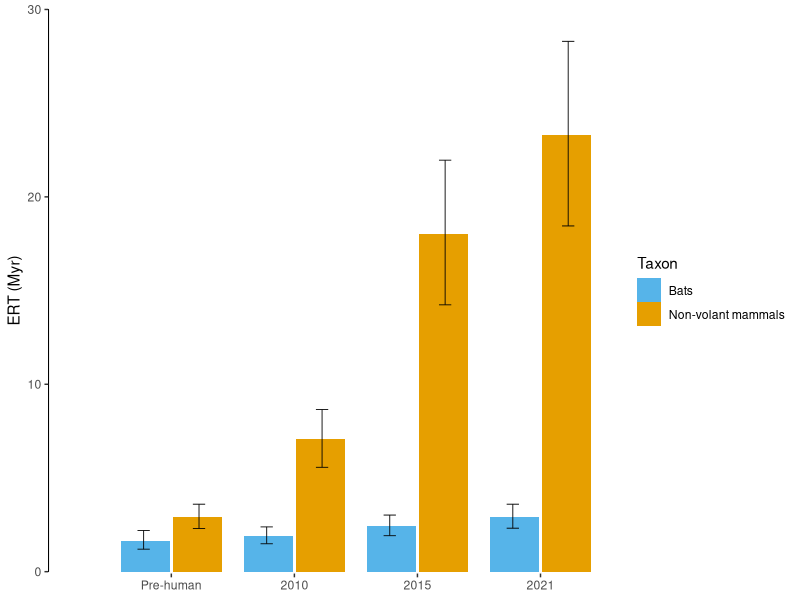
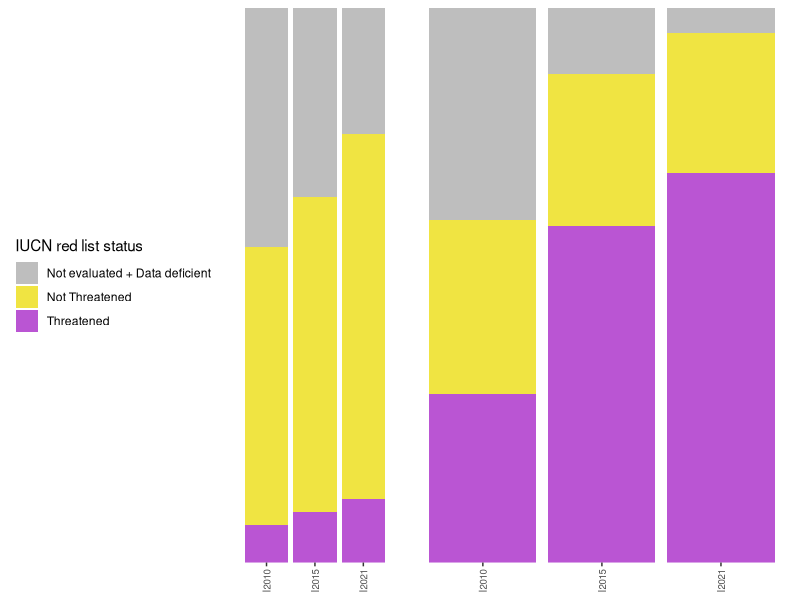

These charts were generated, in order, by the following R code:
rm(list=ls())
library(ggplot2)
library(tidyverse)
library(ggsci)
library(gridExtra)

df1<-read.csv("a_ERTS_CIs_1000.csv",header=T)
all_iucns<-read_csv("a_IUCN_for_barplots.csv")


### 1 ERTs
df1$Taxon <- factor(df1$Taxon,levels = c("Bats","Non-volant"))           
df1$Stage <- factor(df1$Stage,levels = c("Pre-human", "2010", "2015", "2021"))           

p1 <- ggplot(data=df1, aes(x=Stage, y=IERT, fill=Taxon)) +
  geom_bar(stat="identity", color="black", size=0,position=position_dodge(width = 0.85), width=0.8)+
 ylab("ERT (Myr)") +
  geom_errorbar(aes(ymin=HPDL, ymax=HPDH), width=0.2, lwd = 0.3,
                position=position_dodge(.9)) +
scale_fill_manual(values=c("#56B4E9","#E69F00"), labels = c("Bats","Non-volant mammals"))+
  scale_y_continuous(expand = c(0,0.1)) +
theme(axis.title=element_blank(),
      axis.title.y = element_text(),
      panel.background = element_rect(fill="white"))+
    geom_segment(aes(x = 0, y =0 , xend = 0, yend = 30),col="black")
p1




### 2 IUCN BARPLOTS
all_iucns$Status<-factor(all_iucns$Status, levels = c("NE+DD","Not_threatened","Threatened"))

bats<-all_iucns %>% filter(Taxon == "Bats")
non_volant<-all_iucns %>% filter(Taxon == "Non_volant")


colours_IUCN<-c('grey',"#F0E442","mediumorchid")

gbats<-ggplot(bats, aes(fill=Status, y=Values, x=IUCN_year)) + 
  geom_bar(position="fill", stat="identity")+
  scale_fill_manual(values=colours_IUCN,
                    name = "IUCN red list status",
                    labels = c("Not evaluated + Data deficient", "Not Threatened",'Threatened'))+
  scale_y_continuous(expand = c(0,0)) +
  theme(axis.title=element_blank(),
        axis.text.y=element_blank(),
        axis.ticks.y = element_blank(),
        panel.background = element_rect(fill="white"),
        axis.text.x = element_text(size=7,angle = 90, vjust = 0.5, hjust=1),
        legend.position='left')

gnonvolant<-ggplot(non_volant, aes(fill=Status, y=Values, x=IUCN_year)) + 
  geom_bar(position="fill", stat="identity")+
  scale_fill_manual(values=colours_IUCN)+
scale_y_continuous(expand = c(0,0)) +
  theme(axis.title=element_blank(),
        axis.text.y=element_blank(),
        axis.ticks.y = element_blank(),
        axis.text.x = element_text(size=7,angle = 90, vjust = 0.5, hjust=1),
        legend.position = "none",
        panel.background = element_rect(fill="white"))

lay <- c(1,2,3,3)

grid.arrange(gbats,gnonvolant,nrow=1)



